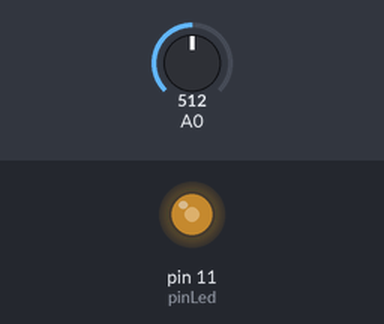
Simulated run of this sketch. Board: Arduino Uno, built with avr-gcc and run on an emulated ATmega328P. Shown: output pins drawn as LEDs (lit = HIGH). Inputs (shaded band) come from the test bench; at power-on: A0 = 512.

Above: at 1.2 s.
1.3 s: A0 set to 716
At 1.9 s:
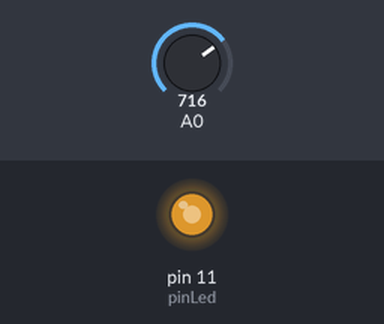
2.8 s: A0 set to 900
At 4.0 s:
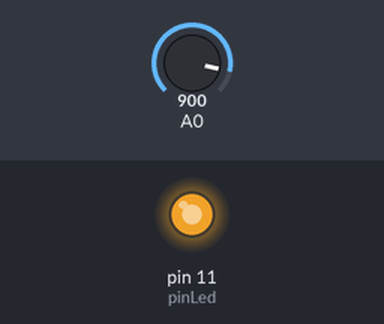
4.3 s: A0 set to 122
At 5.4 s:
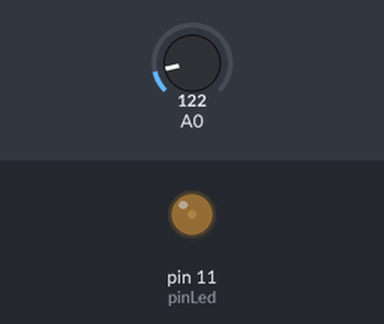
5.8 s: A0 set to 0
At 6.5 s:
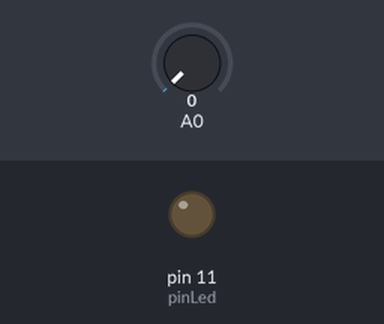
7.3 s: A0 set to 511
At 7.6 s:
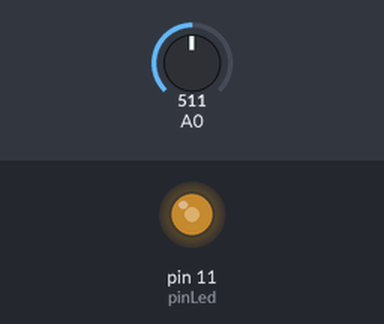
Timing chart, 0 to 9.8 s (numbered marks = the images above; inputs shaded):
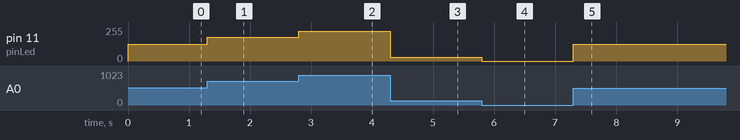

Measured:
- after the input at 1.3 s, pin 11 (pinLed): 127/255 → 178/255 at once
- after the input at 2.8 s, pin 11 (pinLed): 178/255 → 224/255 at once
- after the input at 4.3 s, pin 11 (pinLed): 224/255 → 30/255 at once
- after the input at 5.8 s, pin 11 (pinLed): 30/255 → 0/255 at once
- after the input at 7.3 s, pin 11 (pinLed): 0/255 → 127/255 at once

The sketch:

LedDimmer.ino
```cpp
// Encendemos con mayor o menor intensidad un led en función del valor de un potenciómetro lineal

#define pinLed 11


void setup() {
  // No es necesario establecer el modo INPUT/OUTPUT para entradas analógicas o salidas PWM
}

void loop() {

  int valorPot=analogRead(A0);
  int valorPWM=map(valorPot,0,1023,0,255);

  analogWrite(pinLed,valorPWM);
}
```
